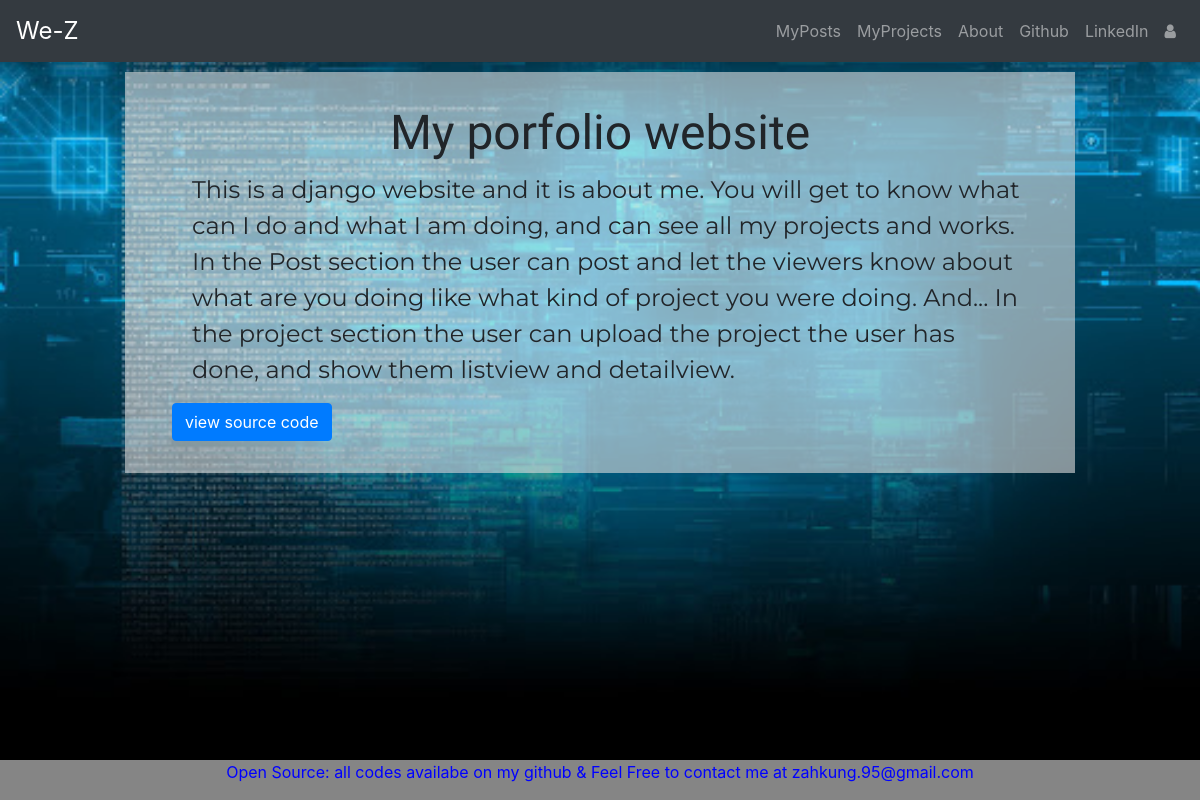
Page /projects/12 on the committed database.
### projects/models.py (models this page shows, shortened)
class Project(models.Model):
    author = models.ForeignKey('auth.User',on_delete=models.CASCADE)
    title = models.CharField(max_length=200)
    pretext= models.TextField(max_length=150)
    text = models.TextField()
    link = models.URLField(max_length=200)
    priority = models.IntegerField(default=0)

### projects/views.py (the view)
# urls.py: path('/<int:pk>',views.ProjectsDetailView.as_view(),name='project_detail'),
class ProjectsDetailView(DetailView):
    model = Project
    template_name = 'projects/project_detail.html'

### templates/projects/project_detail.html
{% extends 'porfolio/base.html' %}
{% block body_block %}
<div class="centerstage loader">
  <div class="post" style="border: 2em solid rgba(20,20,20,0);">
      <h1 class="posttitle loader">{{ project.title }}</h1>
      <p class='postcontent'>{{ project.text }}</p>
      <a class="btn btn-primary" style="margin:auto;" href="{{project.link}}">view source code</a>
  </div>
</div>
{% endblock %}

### porfolio/static/css/porfolio.css (style rules this page uses)
#bg { background-repeat: no-repeat; background-position: center; background-attachment: fixed; -webkit-background-size: cover; -moz-background-size: cover; -o-background-size: cover; background: ound-size: cover; }
.posttitle { font-family: 'Russo One', sans-serif; text-align: center; }
@media screen and (min-width: 601px) { .posttitle { font-size: 3em; } }
.postcontent { margin: 10px 5px 15px 20px; font-family: 'Montserrat'; font-size: 1.5em; }
@media screen and (min-width: 601px) { .postcontent { font-size: 1.5em; } }
.centerstage { margin-left: auto; margin-right: auto; }
.loader { filter:hue-rotate(0deg); color: linear-gradient(45deg,#0f8,#08f); animation:hue 5000ms infinite linear; }

### rows in the picture
Project: title "My porfolio website", text "This is a django website and it is about me. You will get to know what can I do and what I am doing, and can see all my projects and works. In the Post section the user can post and let the viewers know about what are you doing like what kind of project you were doing. And... In the project section the user can upload the project the user has done, and show them listview and detailview."
